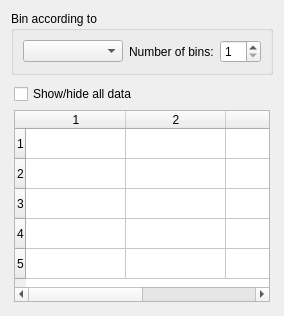
                       <widget class="QWidget" name="tab_4">
                        <attribute name="title">
                         <string>Binning</string>
                        </attribute>
                        <layout class="QGridLayout" name="gridLayout_13">
                         <item row="0" column="0">
                          <widget class="QGroupBox" name="groupBox_5">
                           <property name="sizePolicy">
                            <sizepolicy hsizetype="Preferred" vsizetype="Fixed">
                             <horstretch>0</horstretch>
                             <verstretch>0</verstretch>
                            </sizepolicy>
                           </property>
                           <property name="title">
                            <string>Bin according to</string>
                           </property>
                           <layout class="QGridLayout" name="gridLayout_11">
                            <item row="0" column="0">
                             <widget class="QComboBox" name="BinDataComboBox">
                              <property name="sizePolicy">
                               <sizepolicy hsizetype="Preferred" vsizetype="Fixed">
                                <horstretch>2</horstretch>
                                <verstretch>0</verstretch>
                               </sizepolicy>
                              </property>
                              <property name="toolTip">
                               <string>&lt;html&gt;&lt;head/&gt;&lt;body&gt;&lt;p&gt;Rank the currently displayed dataset in bins according resolution or the values of a selected dataset or singletons. Reflections in the currently displayed dataset not matching any reflections in the selected dataset will be put in a bin labelled with &amp;quot;nan&amp;quot;.&lt;/p&gt;&lt;/body&gt;&lt;/html&gt;</string>
                              </property>
                             </widget>
                            </item>
                            <item row="0" column="1">
                             <widget class="QLabel" name="label_12">
                              <property name="text">
                               <string>Number of bins:</string>
                              </property>
                             </widget>
                            </item>
                            <item row="0" column="2">
                             <widget class="QSpinBox" name="Nbins_spinBox">
                              <property name="sizePolicy">
                               <sizepolicy hsizetype="Minimum" vsizetype="Preferred">
                                <horstretch>0</horstretch>
                                <verstretch>0</verstretch>
                               </sizepolicy>
                              </property>
                              <property name="toolTip">
                               <string>&lt;html&gt;&lt;head/&gt;&lt;body&gt;&lt;p&gt;Select the number of bins for ordering the currently displayed data set. More than about 10-15 bins will slow down the HKLviewer when working with large datasets.&lt;br/&gt;The requested number of bins may not be created if there are zero reflections in some bins.&lt;/p&gt;&lt;/body&gt;&lt;/html&gt;</string>
                              </property>
                              <property name="minimum">
                               <number>1</number>
                              </property>
                              <property name="maximum">
                               <number>20</number>
                              </property>
                             </widget>
                            </item>
                           </layout>
                          </widget>
                         </item>
                         <item row="1" column="0">
                          <widget class="QWidget" name="widget_6" native="true">
                           <property name="sizePolicy">
                            <sizepolicy hsizetype="Preferred" vsizetype="Preferred">
                             <horstretch>0</horstretch>
                             <verstretch>1</verstretch>
                            </sizepolicy>
                           </property>
                           <layout class="QGridLayout" name="gridLayout_12">
                            <property name="leftMargin">
                             <number>3</number>
                            </property>
                            <property name="topMargin">
                             <number>3</number>
                            </property>
                            <property name="rightMargin">
                             <number>3</number>
                            </property>
                            <property name="bottomMargin">
                             <number>3</number>
                            </property>
                            <item row="0" column="0">
                             <widget class="QCheckBox" name="OpaqueAllCheckbox">
                              <property name="text">
                               <string>Show/hide all data</string>
                              </property>
                             </widget>
                            </item>
                            <item row="1" column="0">
                             <widget class="QTableWidget" name="binstable">
                              <property name="sizePolicy">
                               <sizepolicy hsizetype="Expanding" vsizetype="Expanding">
                                <horstretch>0</horstretch>
                                <verstretch>1</verstretch>
                               </sizepolicy>
                              </property>
                              <property name="toolTip">
                               <string>&lt;html&gt;&lt;head/&gt;&lt;body&gt;&lt;p&gt;Change a bin threshold by entering a preferred value in the in the &amp;quot;lower bin value&amp;quot; column for a particular bin.&lt;br/&gt;Change visibility of bins either by ticking or unticking the check boxes or by entering opacity values between 0 and 1. Reflections with values less than 0.3 will not respond to mouse clicks.&lt;br/&gt;&lt;/p&gt;&lt;/body&gt;&lt;/html&gt;</string>
                              </property>
                              <property name="rowCount">
                               <number>5</number>
                              </property>
                              <property name="columnCount">
                               <number>4</number>
                              </property>
                              <row/>
                              <row/>
                              <row/>
                              <row/>
                              <row/>
                              <column/>
                              <column/>
                              <column/>
                              <column/>
                             </widget>
                            </item>
                           </layout>
                          </widget>
                         </item>
                        </layout>
                       </widget>
